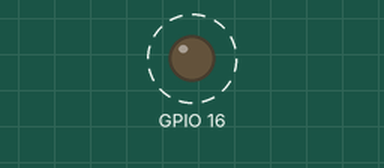
A sketch run on a simulated ESP8266 (NodeMCU). Shown: output pins drawn as LEDs (lit = HIGH). Dashed ring = blinking. WiFi joins after 1.5 s; servers stay silent unless stated; what the sketch prints to the serial monitor is not drawn.

Above: at 1.71 s.
Timing chart, 0 to 4.5 s (numbered marks = the images above):
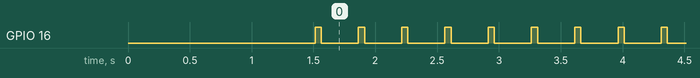

Measured:
- by itself, GPIO 16: alternates HIGH for 0.05 s and LOW for 0.30 s

The sketch:

WifiTest.ino
```cpp
#include <ESP8266WiFi.h>
#include <ESP8266WiFiAP.h>
#include <ESP8266WiFiGeneric.h>
#include <ESP8266WiFiMulti.h>
#include <ESP8266WiFiScan.h>
#include <ESP8266WiFiSTA.h>
#include <ESP8266WiFiType.h>
#include <WiFiClient.h>
#include <WiFiClientSecure.h>
#include <WiFiServer.h>
#include <WiFiUdp.h>

const char* ssid = "TOT-issac";
const char* password = "busaba2001";
WiFiServer server(80);

void setup() {
  pinMode(16, OUTPUT);
  Serial.begin(115200);
  delay(10);
  Serial.println();
  Serial.println();
  Serial.print("Connecting to ");
  Serial.println(ssid);
  WiFi.begin(ssid, password);
  while (WiFi.status() != WL_CONNECTED) {
  delay(500);
  Serial.print(".");
  }
  Serial.println("");
  Serial.println("WiFi connected");

    // Start the server
  server.begin();
  Serial.println("Server started");

  // Print the IP address
  Serial.println(WiFi.localIP());
}

void loop() {
    digitalWrite(16, HIGH);
    delay(50);
    digitalWrite(16, LOW);
    delay(300);

}
```
